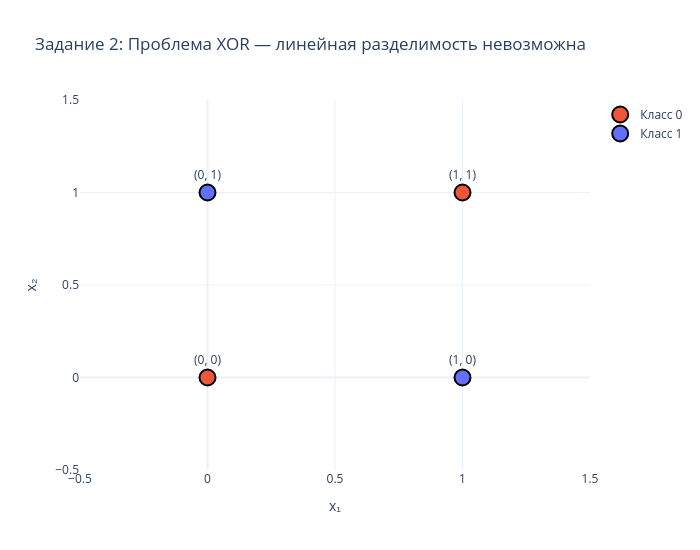

Notebook source saved alongside this figure:
### Code cell
fig_xor = go.Figure()

for cls in [0, 1]:
    mask = t_xor == cls
    fig_xor.add_trace(go.Scatter(
        x=X_xor[mask, 0], y=X_xor[mask, 1],
        mode='markers+text',
        marker=dict(size=16, color=colors[cls], line=dict(width=2, color='black')),
        text=[f'({x[0]}, {x[1]})' for x in X_xor[mask]],
        textposition='top center',
        name=class_names[cls]
    ))

w_xor = perc_xor.weights
b_xor = perc_xor.bias

if abs(w_xor[1]) > 1e-9:
    x_line = np.linspace(-0.5, 1.5, 100)
    y_line = -(w_xor[0] * x_line + b_xor) / w_xor[1]
    fig_xor.add_trace(go.Scatter(
        x=x_line, y=y_line,
        mode='lines', line=dict(color='green', width=3, dash='dash'),
        name=f'Последняя граница: {w_xor[0]:.2f}·x₁ + {w_xor[1]:.2f}·x₂ + {b_xor:.2f} = 0'
    ))

fig_xor.update_layout(
    title='Задание 2: Проблема XOR — линейная разделимость невозможна',
    xaxis_title='x₁', yaxis_title='x₂',
    xaxis=dict(range=[-0.5, 1.5]),
    yaxis=dict(range=[-0.5, 1.5]),
    template='plotly_white',
    width=700, height=550
)
fig_xor.write_html('outputs/task2_xor_problem.html')
fig_xor.show()

### Figure 1 — Plotly figure (JSON) as saved in the notebook; plotly's stock layout.template omitted (floating-point values rounded to 4 significant figures)
{"data": [{"marker": {"color": "#EF553B", "line": {"color": "black", "width": 2}, "size": 16}, "mode": "markers+text", "name": "Класс 0", "text": ["(0, 0)", "(1, 1)"], "textposition": "top center", "type": "scatter", "x": [0, 1], "y": [0, 1]}, {"marker": {"color": "#636EFA", "line": {"color": "black", "width": 2}, "size": 16}, "mode": "markers+text", "name": "Класс 1", "text": ["(0, 1)", "(1, 0)"], "textposition": "top center", "type": "scatter", "x": [0, 1], "y": [1, 0]}], "layout": {"height": 550, "title": {"text": "Задание 2: Проблема XOR — линейная разделимость невозможна"}, "width": 700, "xaxis": {"range": [-0.5, 1.5], "title": {"text": "x₁"}}, "yaxis": {"range": [-0.5, 1.5], "title": {"text": "x₂"}}}}
